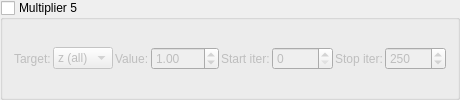
    <widget class="MyGroupBox" name="groupCheck_transf_function_enabledCz_false">
     <property name="title"><string>Multiplier 5</string></property>
     <property name="checkable"><bool>true</bool></property>
     <property name="checked"><bool>false</bool></property>
     <layout class="QGridLayout" name="gridLayout_mult5">
      <property name="spacing"><number>2</number></property>
      <item row="0" column="0">
       <widget class="QLabel"><property name="text"><string>Target:</string></property></widget>
      </item>
      <item row="0" column="1">
       <widget class="MyComboBox" name="comboBox_transf_multiplier_mode_5">
        <item><property name="text"><string notr="true">z (all)</string></property></item>
        <item><property name="text"><string notr="true">z.x</string></property></item>
        <item><property name="text"><string notr="true">z.y</string></property></item>
        <item><property name="text"><string notr="true">z.z</string></property></item>
        <item><property name="text"><string notr="true">DE</string></property></item>
        <item><property name="text"><string notr="true">color</string></property></item>
       </widget>
      </item>
      <item row="0" column="2">
       <widget class="QLabel"><property name="text"><string>Value:</string></property></widget>
      </item>
      <item row="0" column="3">
       <widget class="MyDoubleSpinBox" name="spinbox_transf_scale_16">
        <property name="minimum"><double>-100.0</double></property><property name="maximum"><double>100.0</double></property>
        <property name="singleStep"><double>0.01</double></property><property name="value"><double>1.0</double></property>
       </widget>
      </item>
      <item row="0" column="4">
       <widget class="QLabel"><property name="text"><string>Start iter:</string></property></widget>
      </item>
      <item row="0" column="5">
       <widget class="MySpinBox" name="spinboxInt_transf_start_iterations_F">
        <property name="minimum"><number>0</number></property><property name="maximum"><number>10000</number></property>
        <property name="value"><number>0</number></property>
       </widget>
      </item>
      <item row="0" column="6">
       <widget class="QLabel"><property name="text"><string>Stop iter:</string></property></widget>
      </item>
      <item row="0" column="7">
       <widget class="MySpinBox" name="spinboxInt_transf_stop_iterations_F">
        <property name="minimum"><number>0</number></property><property name="maximum"><number>10000</number></property>
        <property name="value"><number>250</number></property>
       </widget>
      </item>
     </layout>
    </widget>
